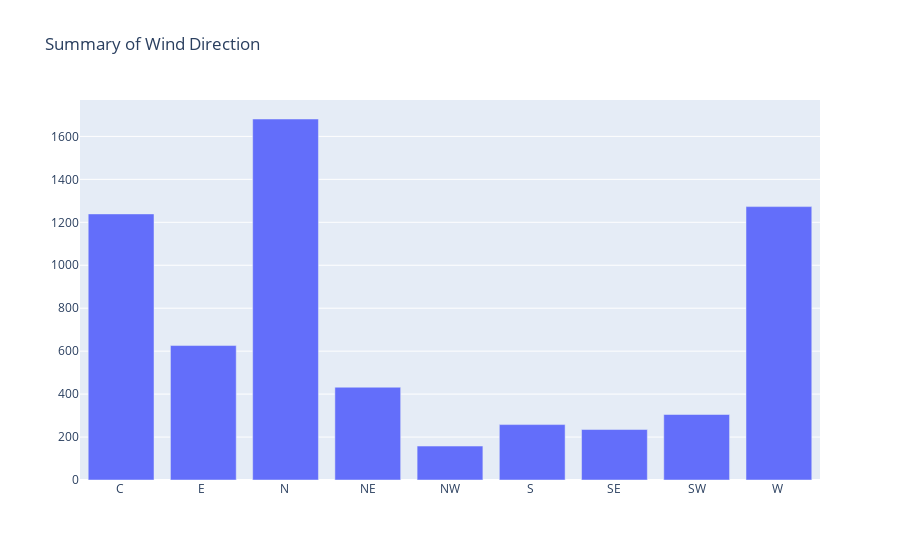

Here is the notebook cell this chart was saved with:
### Code cell
bar = go.Bar(x=df_ddd_car_sum['ddd_car'], y=df_ddd_car_sum['ddd_cnt'])
layout = go.Layout(title='Summary of Wind Direction')
fig = go.Figure(data=[bar], layout=layout)
fig.show()

### Figure 1 — Plotly figure (JSON) as saved in the notebook; plotly's stock layout.template omitted (floating-point values rounded to 4 significant figures)
{"data": [{"type": "bar", "x": ["C ", "E ", "N ", "NE", "NW", "S ", "SE", "SW", "W "], "y": [1239, 626, 1681, 432, 158, 258, 235, 305, 1273]}], "layout": {"title": {"text": "Summary of Wind Direction"}}}
